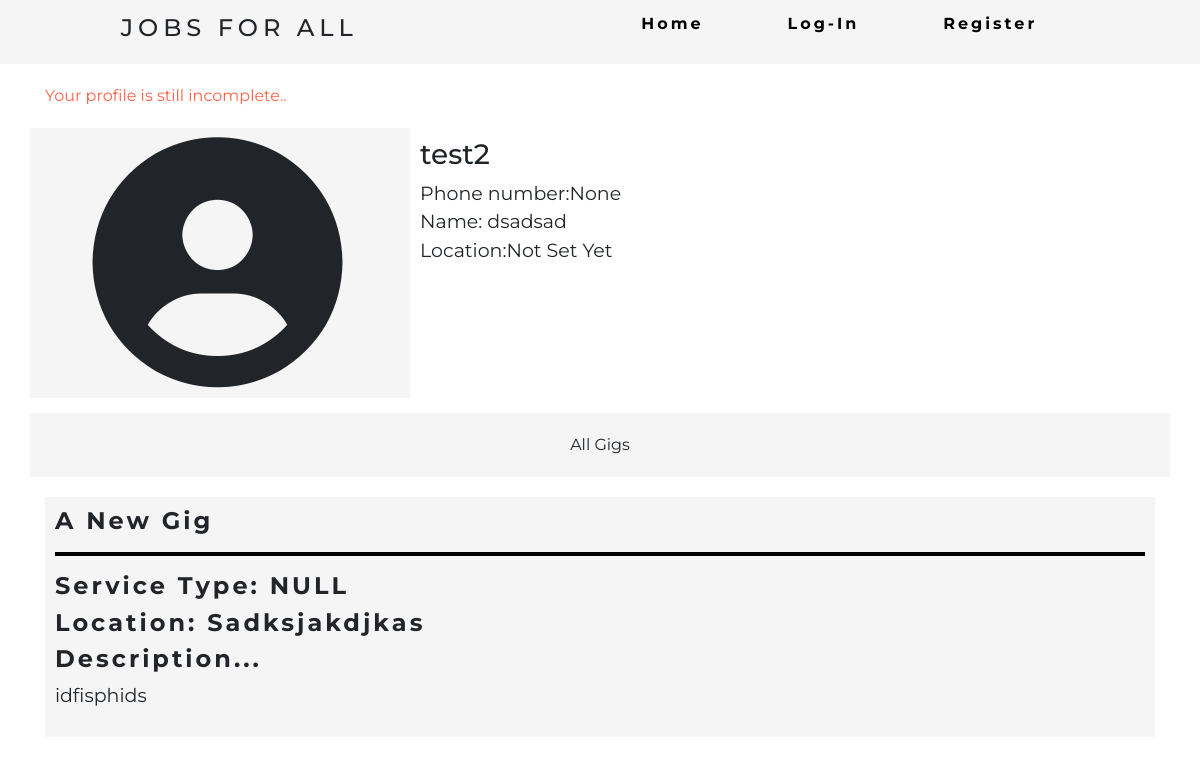
Screenshot of /profile/4 with the database file from the repository.
### JobsForALL/models.py (models this page shows)
class User(AbstractUser):
    pass

class UserProfile(models.Model):
    user = models.OneToOneField(User,on_delete=models.CASCADE,null=True)
    name = models.CharField(blank=True,default="Not Set Yet",max_length=25)
    location =  models.CharField(blank=True,default="Not Set Yet",max_length=30)
    usertype = models.CharField(max_length=35,choices=usertypes,default='employer')
    service_type = models.CharField(max_length=40,choices=service_type,default='NULL')
    phone_number = models.IntegerField(null=True,blank=True)

class Gig(models.Model):
    poster = models.ForeignKey(User,on_delete=models.CASCADE,related_name='gigs')
    title =  models.CharField(max_length=40,default='Untitled')
    description = models.TextField(blank = True)
    gig_type =  models.CharField(max_length=40,choices=service_type,default='NULL')
    location =  models.CharField(blank=True,default="Not Set Yet",max_length=30)
    active = models.BooleanField(default=True)
    assign =  models.ForeignKey(User,on_delete=models.CASCADE,related_name='gigs_asigned',blank=True,null=True)
    created_on =  models.DateTimeField(auto_now_add=True)

### JobsForALL/views.py (the view, shortened to what this page needs)
# urls.py: path('profile/<int:pk>',views.user_view,name='profile')
def user_view(request,pk):
    message = ''
    if request.method == 'PUT':
        data = json.loads(request.body)
        handle_json_request(request,data)
    try:
        requested_user = User.objects.get(pk=pk)
        self_view = False
        if requested_user == request.user:
            self_view = True
        try:
            if requested_user.userprofile.location == 'Not Set Yet':
                message = 'Your profile is still incomplete..'
        except:
            pass
        employee = False
        if requested_user.userprofile.usertype == 'employee':
            employee = True
            all_gigs =  Gig.objects.all().filter(assign=requested_user,active=False).order_by('-created_on')
            try:
                AssignGig = Gig.objects.all().filter(assign=requested_user,active=True).order_by('-created_on')[0]
            except:
                AssignGig = False
            print(employee)
        else:
            all_gigs =  Gig.objects.all().filter(poster=requested_user).order_by('-created_on')
            AssignGig = False
        return render(request,"JobsForALL/profile.html",{
            "requested_user":requested_user,
            'self_view':self_view,'message':message,'employee':employee,'all_gigs':all_gigs,'AssignGig':AssignGig})
    except User.DoesNotExist:
        return HttpResponseRedirect(reverse("index"))

### JobsForALL/templates/JobsForALL/profile.html (shortened to what this page needs)
{% extends "JobsForALL/layout.html" %}
{% block body %}
    <div class="container">
        {% if message %}
            <div class="message">{{ message|safe }}</div>
        {% endif %}
        <div class="row">
            <div class="col-lg-4 col-sm-12 login-quote">
                {% if requested_user.userprofile.profile_image %}
                    <img src="{{requested_user.userprofile.profile_image.url }}" width="300px" height = '300px' alt="..." class="cus-img-circle">
                {% else %}
                    <i class="fas fa-user-circle fa-10x"></i>
                {% endif %}
            </div>
           <div class="col-lg-8 col-sm-12 profile_details">
               <div> <h3>{{requested_user.username}}</h3>
               <div class="about">Phone number:{{requested_user.userprofile.phone_number}}</div>
            </div>
               <div class="name">Name: {{requested_user.userprofile.name}}</div>
               <div class="about">Location:{{requested_user.userprofile.location}}</div>
           </div>
        </div>
        <div class="row" style="padding-top:15px ;">
            <div class='col-lg-12 tool-panel'>
                <ul class="tool-items">
                    <li id='allGigs'>All Gigs</li>
                </ul>
            </div>
            <div class="col-12" id='all-gig' >
                {% for gig in all_gigs%}
                    <div class='gig-header' id='gig_{{ gig.pk }}'>
                        <h4>{{gig.title}}</h4>
                        <hr>
                        <h4>Service type: {{gig.gig_type}}</h4>
                        <h4>Location: {{gig.location}}</h4>
                        <h4>Description...</h4>
                        <p>{{gig.description}}</p>
                    </div>
                {% empty %}
                    <h3>No Gigs Here...</h3>
                {% endfor %}
            </div>
        </div>
    </div>
{% endblock %}

### JobsForALL/static/JobsForALL/styles.css (style rules this page uses)
@media (prefers-color-scheme: light) { * { margin: 0px; padding: 0px; box-sizing: border-box; } }
@media (prefers-color-scheme: light) { .container { margin-top: 20px; font-family: 'Montserrat', sans-serif; justify-content: space-around; } }
@media (prefers-color-scheme: light) { .login-quote { text-transform: uppercase; letter-spacing: 5px; margin-top:20px; padding: 10px; font-family: 'Montserrat', sans-serif; justify-content: space-around; font-size: 25px; text-align: center; background-color: whitesmoke; } }
@media (prefers-color-scheme: light) { .message { color: tomato; } }
@media (prefers-color-scheme: light) { .profile_details { margin-top:20px; padding: 10px; font-family: 'Montserrat', sans-serif; justify-content: space-around; text-align: left; font-size: 19px; } }
@media (prefers-color-scheme: light) { .gig-header { background-color: whitesmoke; margin-top:20px; padding: 10px; font-family: 'Montserrat', sans-serif; justify-content: space-around; text-align: left; font-size: 19px; } }
@media (prefers-color-scheme: light) { .gig-header > h4 { text-align: left; letter-spacing: 3px; font-weight: bold; text-transform: capitalize; } }
@media (prefers-color-scheme: light) { .tool-panel { display: flex; justify-content: space-around; align-items: center; min-height: 8vh; font-family: 'Montserrat', sans-serif; background-color: whitesmoke; } }
@media (prefers-color-scheme: light) { .tool-items { display: flex; justify-content: space-around; width: 80%; margin-bottom: 0%; } }
@media (prefers-color-scheme: light) { .tool-items li { list-style: None; cursor:pointer; } }
@media (prefers-color-scheme: light) { hr { border: 2px black solid; } }

### rows the page displays
User: username "test2", userprofile.phone_number "None", userprofile.name "dsadsad", userprofile.location "Not Set Yet"
Gig: title "A New Gig", gig_type "NULL", location "Sadksjakdjkas", description "idfisphids"

### other values shown
{{ message|safe }} "Your profile is still incomplete.."
